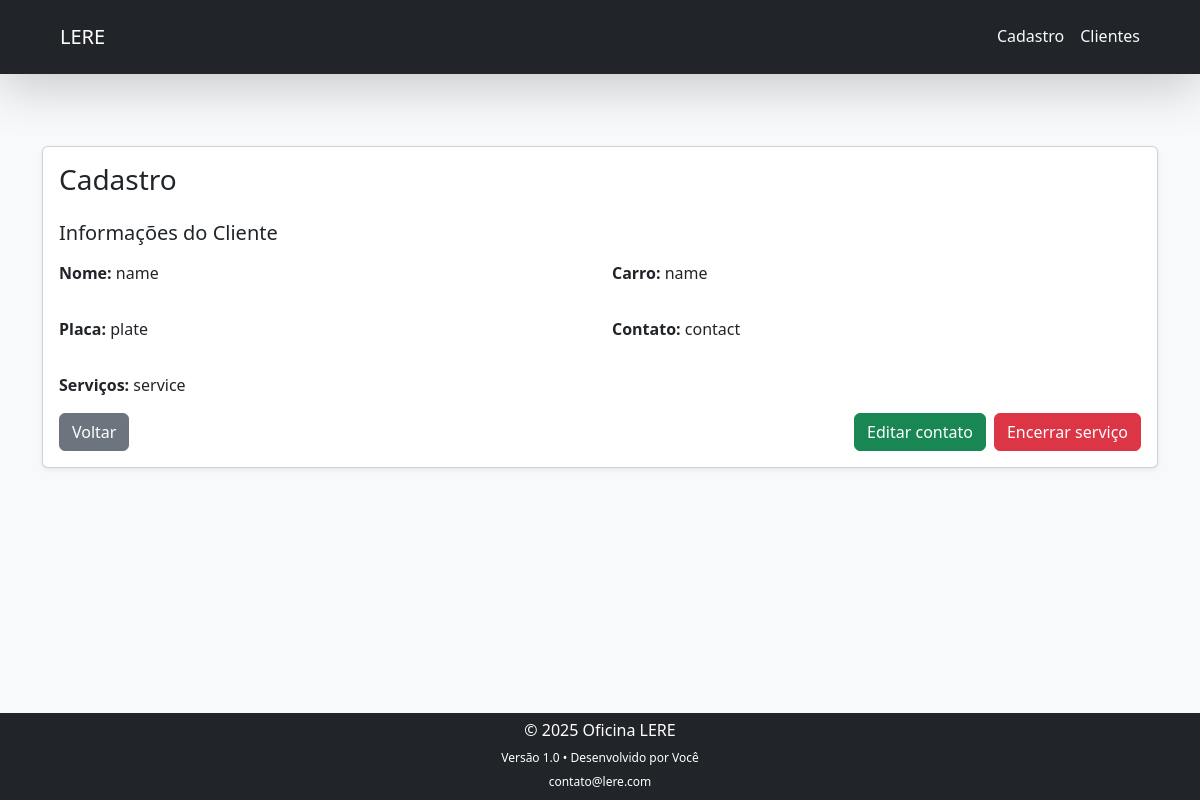
/cliente/8/ (signed in), run on the app's committed database.
### oficina/models.py (models this page shows, shortened)
class Cliente(models.Model):
    nome = models.CharField(max_length=100)
    carro = models.CharField(max_length=100)
    placa = models.CharField(max_length=10, unique=True)
    telefone = models.CharField(max_length=20, null=True, blank=True)
    servicos = models.TextField(blank=str)
    Data_entrada = models.DateField(default=now)

### oficina/views.py (the view)
# urls.py: path('cliente/<int:cliente_id>/' , views.detalhes_clientes , name='detalhes'),
@login_required
def detalhes_clientes(request,cliente_id):
    cliente = get_object_or_404(Cliente, id=cliente_id)
    return render(request, 'oficina/cliente.html', {'cliente': cliente})

### oficina/templates/oficina/cliente.html (shortened to what this page needs)
<!DOCTYPE html>
<html lang="pt-br">
<head>
    <link href="https://cdn.jsdelivr.net/npm/bootstrap@5.3.0/dist/css/bootstrap.min.css" rel="stylesheet">
</head>
<body class="bg-light d-flex flex-column min-vh-100">
    {% include 'oficina/partials/navbar.html' %}
    <main class="flex-grow-1">
        <div class="container mt-5">
            <div class="card shadow-sm">
                <div class="card-body">
                    <h3 class="card-title mb-4">Cadastro</h3>
                    <h5 class="mb-3">Informações do Cliente</h5>
                    <form method="POST">
                        <div class="row mb-3">
                            <div class="col-md-6">
                                <p><strong>Nome:</strong> {{ cliente.nome }}</p>
                            </div>
                            <div class="col-md-6">
                                <p><strong>Carro:</strong> {{ cliente.nome }}</p>
                            </div>
                        </div>
                        <div class="row mb-3">
                            <div class="col-md-6">
                                <p><strong>Placa:</strong> {{ cliente.placa }}</p>
                            </div>
                            <div class="col-md-6">
                                <p><strong>Contato:</strong> {{ cliente.telefone }}</p>
                            </div>
                        </div>
                        <div class="mb-3">
                            <p><strong>Serviços:</strong> {{ cliente.servicos }}</p>
                        </div>
                        <div class="d-flex justify-content-between">
                            <a href="{% url 'lista_de_clientes' %}" class="btn btn-secondary">Voltar</a>
                            <div class="d-flex gap-2 ms-auto">
                                <a href="{% url 'editar' cliente.id %}" class="btn btn-success">Editar contato</a>
                                <a href="{% url 'remover_cliente' cliente.id %}" class="btn btn-danger"
                                onclick="return confirm('Deseja encerrar o serviço ?');">Encerrar serviço</a>
                            </div>
                        </div>
                    </form>
                </div>
            </div>
        </div>
    </main>
    {% include 'oficina/partials/footer.html' %}
</body>
</html>

### oficina/templates/oficina/cliente.html (style rules this page uses)
html, body { height: 100%; margin: 0; }

### oficina/templates/oficina/partials/navbar.html (style rules this page uses)
a { text-decoration: none !important; }

### data on the page
Cliente: nome "name", placa "plate", telefone "contact", servicos "service"
